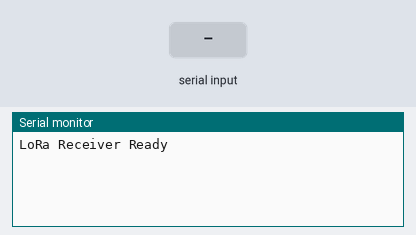
A sketch run on a simulated ESP32. Parts: the last lines printed to the serial monitor. The inputs (shaded band) are chosen by the test bench.

Above: at 1.2 s.
1.3 s: "1\n" received over the second serial link
At 2.4 s:
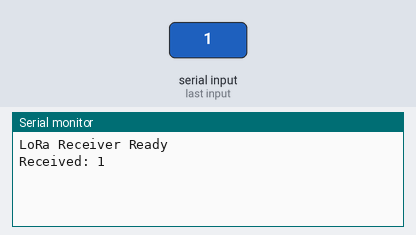
2.8 s: "0\n" received over the second serial link
At 3.5 s:
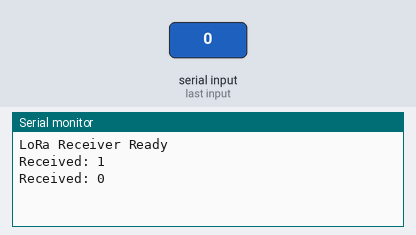
4.3 s: "2\n" received over the second serial link
At 4.6 s:
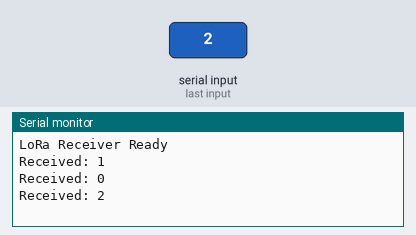

Measured:
- after the input at 1.3 s, the serial monitor: prints a new line at once (image 1)
- after the input at 2.8 s, the serial monitor: prints a new line at once (image 2)
- after the input at 4.3 s, the serial monitor: prints a new line at once (image 3)

The sketch:

receiver.ino
```cpp
//RECEIVER

HardwareSerial LoRaSerial(2);

void setup() {
  Serial.begin(115200);
  LoRaSerial.begin(9600, SERIAL_8N1, 16, 17);
  Serial.println("LoRa Receiver Ready");
}

void loop() {
  if (LoRaSerial.available()) {
    String msg = LoRaSerial.readStringUntil('\n');
    Serial.print("Received: ");
    Serial.println(msg);
  }
}
```
